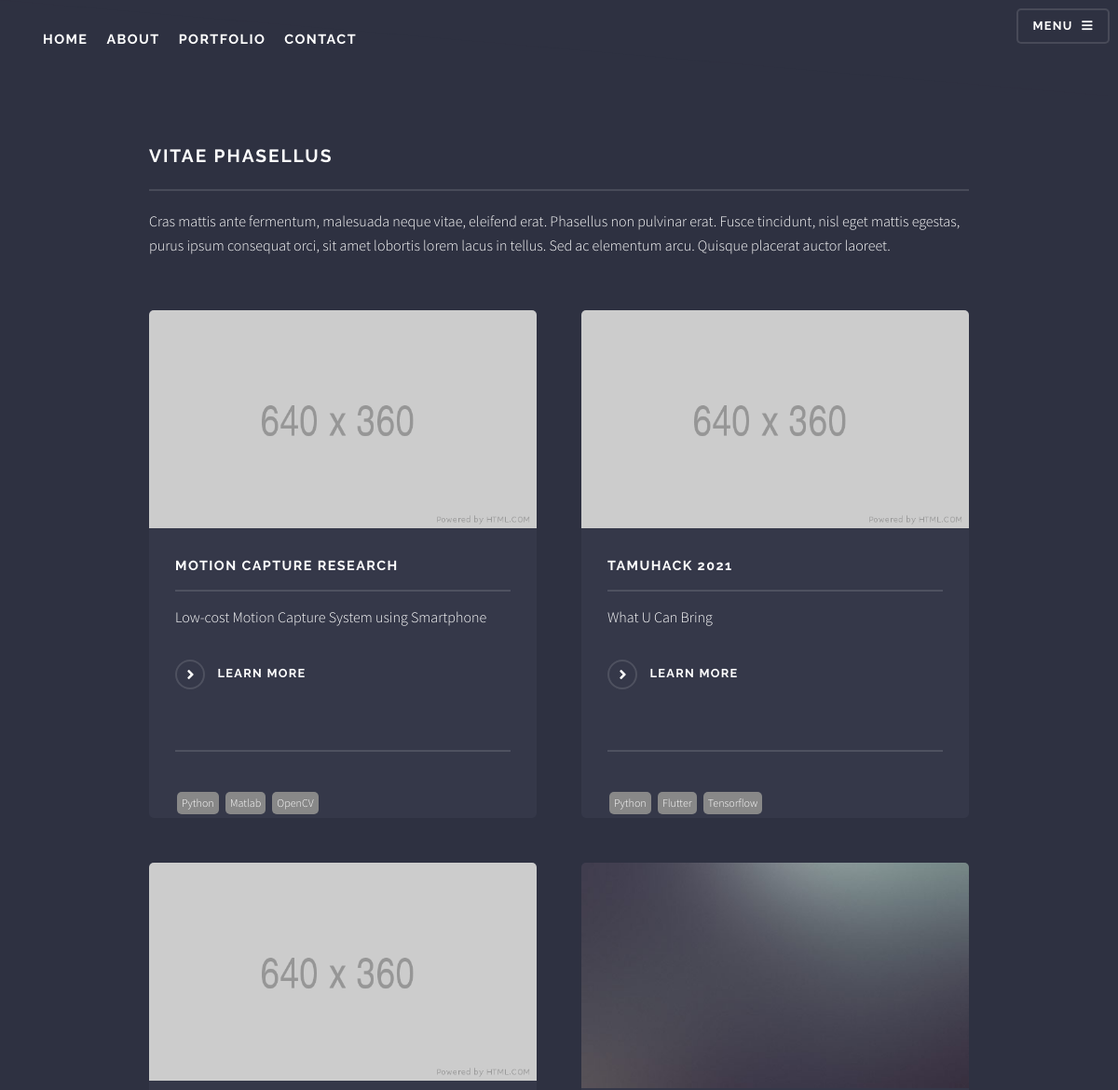
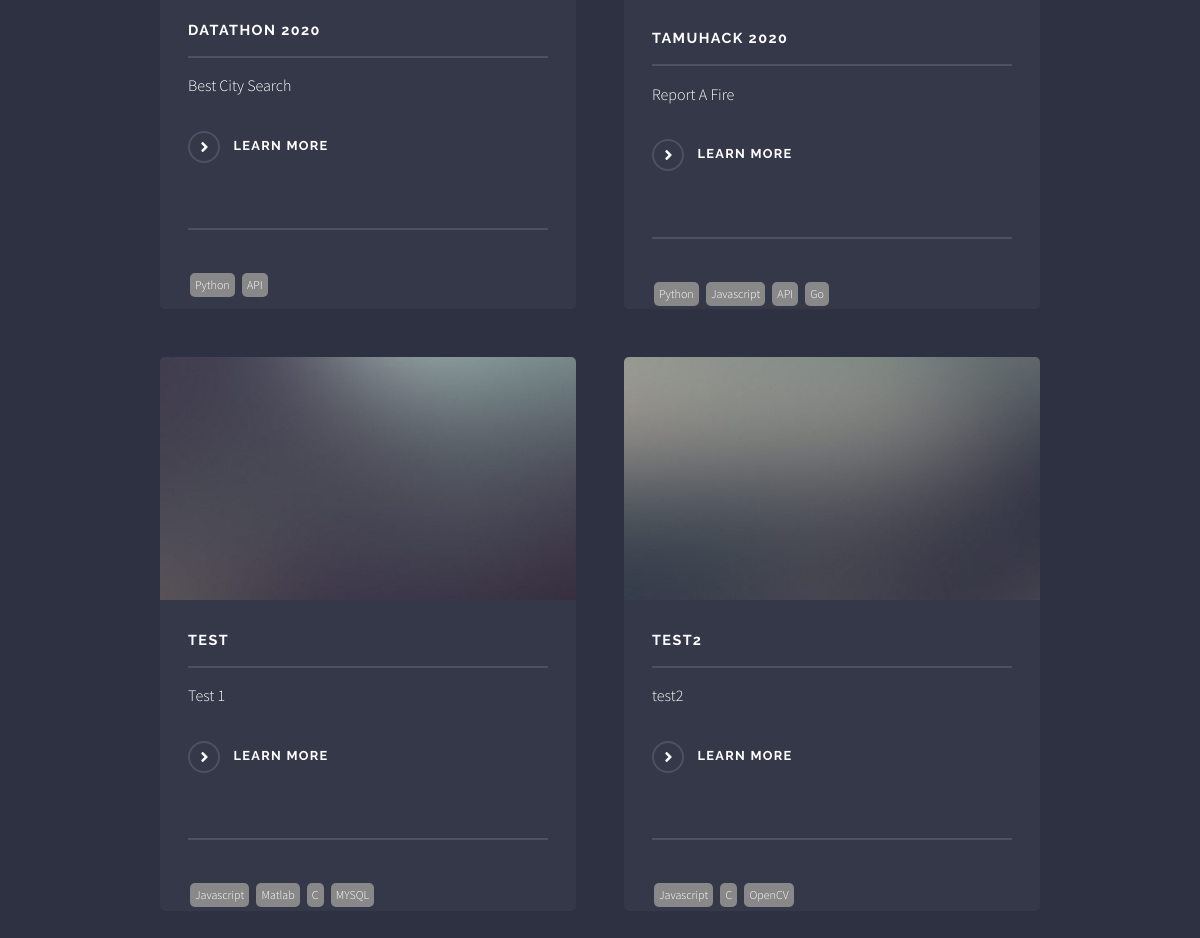
The app's page /posts/, older data (2 pictures, top to bottom).
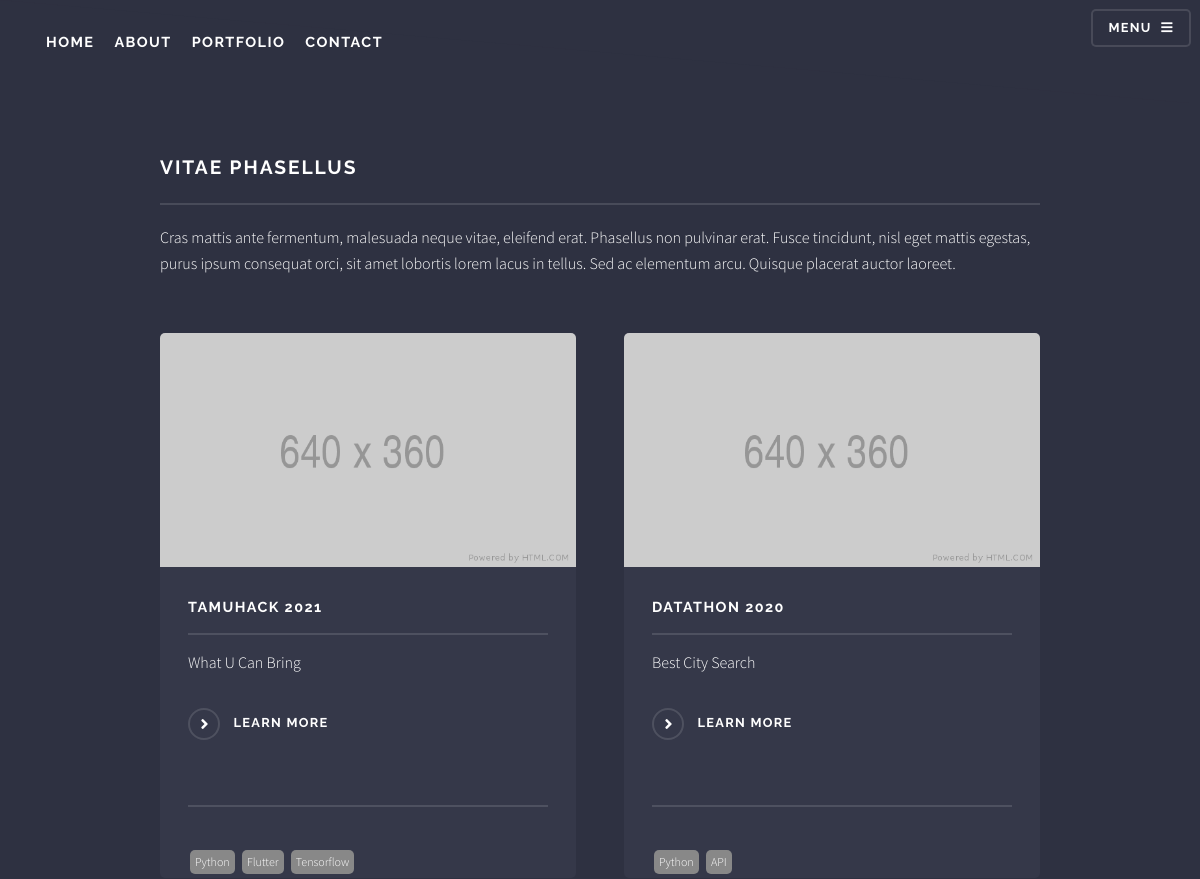
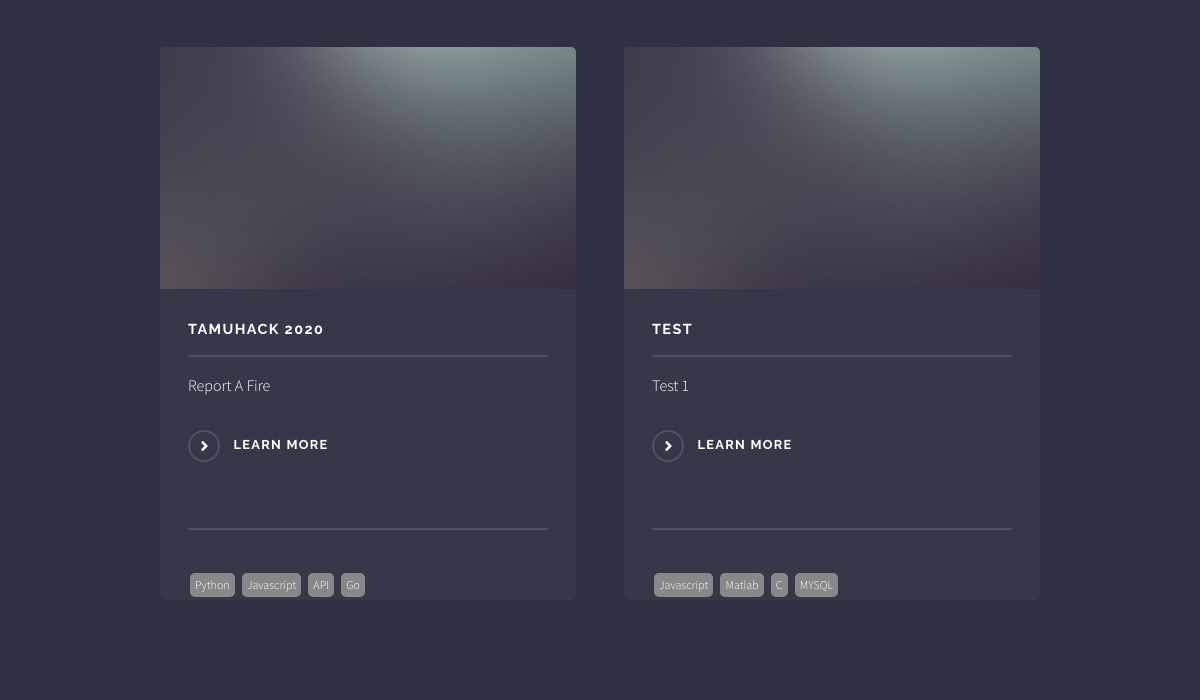
The same page, newer data (2 pictures, top to bottom).
### base/models.py (models this page shows, shortened)
class Post(models.Model):
    headline = models.CharField(max_length=200)
    sub_headline = models.CharField(max_length=200, null=True, blank=True)
    thumbnail = models.ImageField(null=True, blank=True, upload_to="images", default="placeholder.png")
    body = models.TextField(null=True, blank=True)
    created = models.DateTimeField(auto_now_add=True)
    active = models.BooleanField(default=False)
    featured = models.BooleanField(default=False)
    tags = models.ManyToManyField(Tag, null=True,)

class Tag(models.Model):
    name = models.CharField(max_length=200)
    def __str__(self):
        return self.name

### base/views.py (the view)
# urls.py: path('posts/', views.posts, name='posts'),
def posts(request):
    posts = Post.objects.filter(active=True)
    context = {'posts':posts}
    return render(request, 'base/posts.html', context)

### base/templates/base/posts.html (shortened to what this page needs)
{% extends 'base/main.html' %}
{% load static %}
{% block content %}
    <header id="header" class="alt">
        <div class="navbar">
            <ul>
                </li><h3><a href="{% url 'home' %}#banner">Home </a></h3></li>
                </li><h3><a href="{% url 'home' %}#one">About </a></h3></li>
                </li><h3><a href="{% url 'home' %}#four">Portfolio </a></h3></li>
                </li><h3><a href="{% url 'home' %}#footer">Contact</a></h3></li>
            </ul>
        </div>
        <nav>
            <a href="#menu">Menu</a>
        </nav>
    </header>
<section id="four" class="wrapper alt style1">
    <div class="inner">
        <h2 class="major">Vitae phasellus</h2>
        <p>Cras mattis ante fermentum, malesuada neque vitae, eleifend erat. Phasellus non pulvinar erat. Fusce tincidunt, nisl eget mattis egestas, purus ipsum consequat orci, sit amet lobortis lorem lacus in tellus. Sed ac elementum arcu. Quisque placerat auctor laoreet.</p>
        <section class="features">
            {% for post in posts %}
            <article>
                <a href="{% url 'posts' %}" class="image"><img src="{{post.thumbnail.url}}" alt="" /></a>
                <h3 class="major">{{ post.headline}}</h3>
                <p>{{post.sub_headline}}</p>
                <a href="{% url 'post' post.id %}" class="special">Learn more</a>
                <hr>
                {% for tag in post.tags.all %}
                    <span class="tag">{{tag}}</span>
                {% endfor %}
            </article>
            {% endfor %}
        </section>
    </div>
</section>
{% endblock content %}

Row changes from the older to the newer data that the page shows:
removed Post: thumbnail (placeholder picture), headline "MOTION CAPTURE RESEARCH", sub_headline "Low-cost Motion Capture System using Smartphone", Tag (name "Python"), Tag (name "Matlab")
no longer on this page (row unchanged): Tag: name "OpenCV"
removed Post: thumbnail (picture), headline "TEST2", sub_headline "test2", Tag (name "Javascript"), Tag (name "C")
